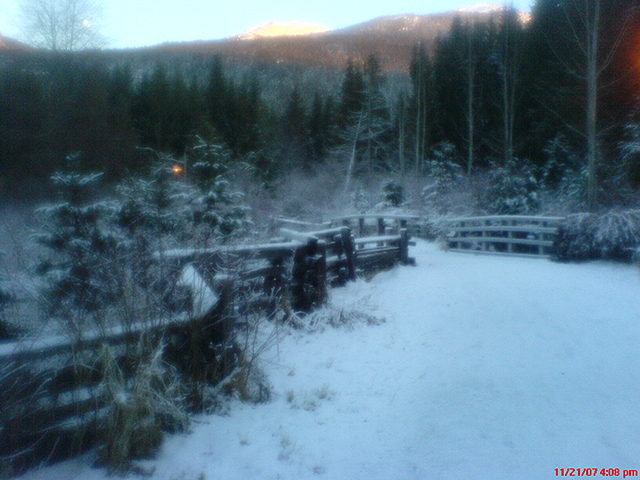
%> input picture good copy/whistler.jpg, 640 x 480 px
$ octave SandboxScript.m   (GNU Octave 9; MATLAB toolbox functions it lacks are replaced by stand-ins)
%> lines starting %> are read from the running program, lines starting %| are printed output that depends on the picture
### findEnergy.m
function Emean=findEnergy(x)
% FINDENERGY creates an gradient img from a given RGB or grayscale image.
% The vertical and horizontal gradients are found using a Sobel operator
% and the gradient magnitude is found for each channel and averaged if RGB
% image is input.

[rows cols dim]=size(x);
%sobel operator used to calculate gradient image
Grd=[ -1 -2 -1;
       0  0  0;
       1  2  1];

Emean=zeros(rows,cols);
for i=1:dim
    Eh(:,:,i)=conv2(x(:,:,i),Grd,'same');
    Ev(:,:,i)=conv2(x(:,:,i),Grd.','same');
    E(:,:,i)=abs(Eh(:,:,i))+abs(Ev(:,:,i));

end
Emean=1/dim*sum(E,3);   %finds average gradient image if RGB image
%Emean=edge(rgb2gray(x),'prewitt');
%Emean=edge(rgb2gray(x),'canny');
%imshow(Emean);

### SandboxScript.m
% Script file for experimenting with various seam functions
%
% Author: Danny Luong, 12/5/07

close all
clear all
X=imread('whistler.jpg');
%> X is the input picture: size 480x640x3 uint8; mean R, G, B 85.7, 112.4, 128.4
X=double(X)/255;
%> X: size 480x640x3 double
[rows cols dim]=size(X);
%> rows = 480; cols = 640; dim = 3

%get hsv image
Y=rgb2hsv(X);
%> Y: size 480x640x3 double; mean H, S, V 0.549, 0.376, 0.508

%     figure(1)
%     imagesc(X)
%     axis equal

%find gradient image of luminance channel
E1=findEnergy(X);
%> after the loop in findEnergy, `for i=1:dim`:
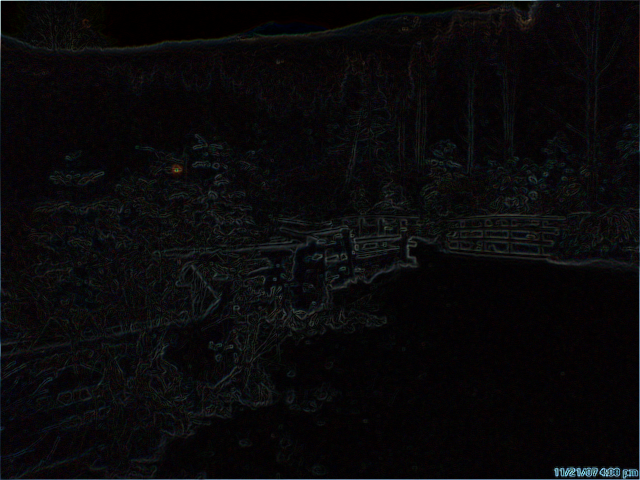
%> E: size 480x640x3 double; mean R, G, B 0.239, 0.224, 0.254; drawn with min black and max white
%> after the loop in findEnergy, `for i=1:dim`:
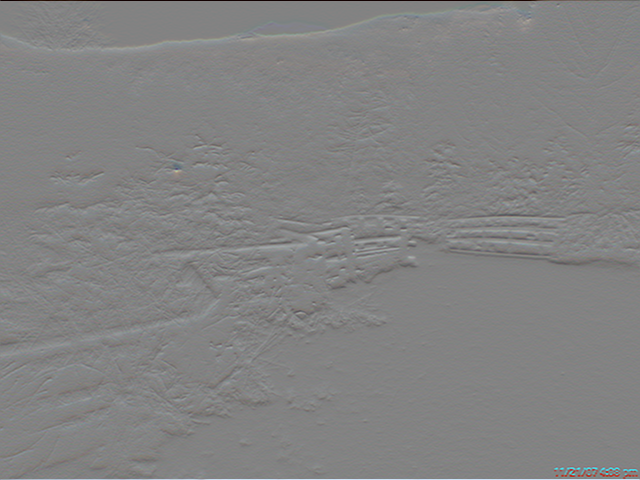
%> Eh: size 480x640x3 double; mean R, G, B 0.00206, 0.00182, 0.000823; drawn with min black and max white
%> after the loop in findEnergy, `for i=1:dim`:
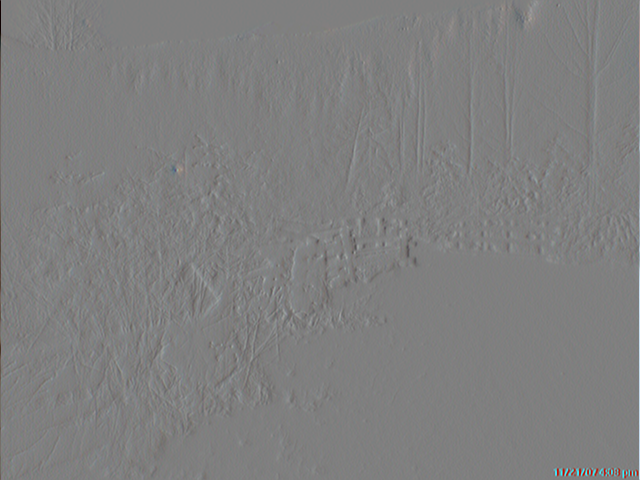
%> Ev: size 480x640x3 double; mean R, G, B -0.000988, -0.000866, -0.00101; drawn with min black and max white

    % [10 lines of commented-out code are left out]
%> (the run ends here)
